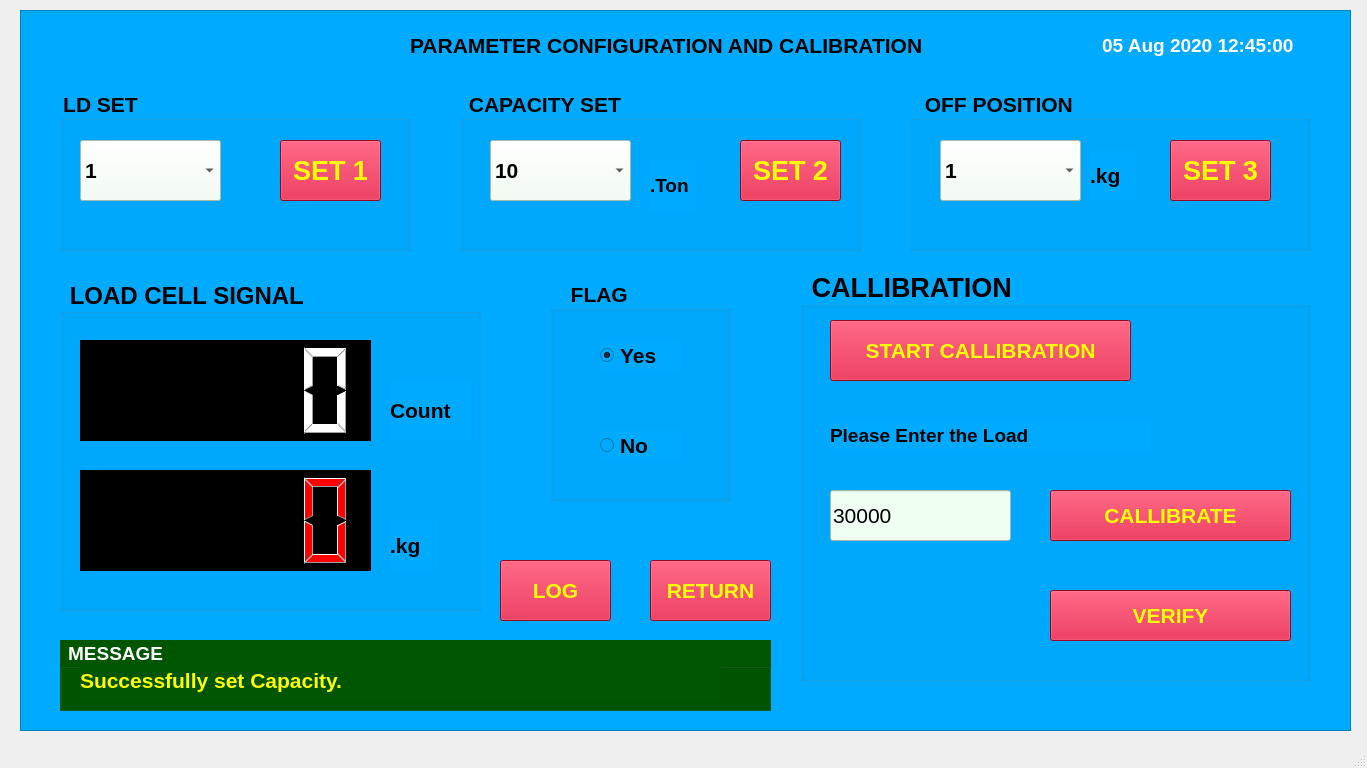
<?xml version="1.0" encoding="UTF-8"?>
<ui version="4.0">
 <class>MainWindow</class>
 <widget class="QMainWindow" name="MainWindow">
  <property name="geometry">
   <rect>
    <x>0</x>
    <y>0</y>
    <width>1367</width>
    <height>768</height>
   </rect>
  </property>
  <property name="baseSize">
   <size>
    <width>0</width>
    <height>0</height>
   </size>
  </property>
  <property name="windowTitle">
   <string>MainWindow</string>
  </property>
  <widget class="QWidget" name="centralwidget">
   <widget class="QFrame" name="frame">
    <property name="geometry">
     <rect>
      <x>20</x>
      <y>10</y>
      <width>1331</width>
      <height>721</height>
     </rect>
    </property>
    <property name="font">
     <font>
      <pointsize>10</pointsize>
     </font>
    </property>
    <property name="styleSheet">
     <string notr="true">background-color: rgb(0, 170, 255);</string>
    </property>
    <property name="frameShape">
     <enum>QFrame::StyledPanel</enum>
    </property>
    <property name="frameShadow">
     <enum>QFrame::Raised</enum>
    </property>
    <widget class="QLabel" name="label_20">
     <property name="geometry">
      <rect>
       <x>1060</x>
       <y>20</y>
       <width>241</width>
       <height>31</height>
      </rect>
     </property>
     <property name="font">
      <font>
       <family>MS Shell Dlg 2</family>
       <pointsize>14</pointsize>
       <weight>75</weight>
       <bold>true</bold>
       <underline>false</underline>
      </font>
     </property>
     <property name="styleSheet">
      <string notr="true">color: rgb(255, 255, 255);</string>
     </property>
     <property name="text">
      <string>05 Aug 2020 12:45:00 </string>
     </property>
     <property name="alignment">
      <set>Qt::AlignCenter</set>
     </property>
    </widget>
    <widget class="QPushButton" name="pushButton_8">
     <property name="geometry">
      <rect>
       <x>480</x>
       <y>550</y>
       <width>111</width>
       <height>61</height>
      </rect>
     </property>
     <property name="font">
      <font>
       <family>Arial</family>
       <pointsize>16</pointsize>
       <weight>75</weight>
       <bold>true</bold>
      </font>
     </property>
     <property name="styleSheet">
      <string notr="true">background-color: rgb(209, 8, 45);
color: rgb(255, 255, 0);</string>
     </property>
     <property name="text">
      <string>LOG</string>
     </property>
    </widget>
    <widget class="QLabel" name="label">
     <property name="geometry">
      <rect>
       <x>390</x>
       <y>10</y>
       <width>541</width>
       <height>51</height>
      </rect>
     </property>
     <property name="font">
      <font>
       <family>Arial</family>
       <pointsize>16</pointsize>
       <weight>75</weight>
       <bold>true</bold>
      </font>
     </property>
     <property name="text">
      <string>PARAMETER CONFIGURATION AND CALIBRATION</string>
     </property>
    </widget>
    <widget class="QGroupBox" name="groupBox">
     <property name="geometry">
      <rect>
       <x>440</x>
       <y>80</y>
       <width>401</width>
       <height>161</height>
      </rect>
     </property>
     <property name="font">
      <font>
       <family>Arial</family>
       <pointsize>16</pointsize>
       <weight>75</weight>
       <bold>true</bold>
      </font>
     </property>
     <property name="styleSheet">
      <string notr="true">color: rgb(0, 0, 0);
border-color: rgb(0, 0, 0);</string>
     </property>
     <property name="title">
      <string> CAPACITY SET</string>
     </property>
     <widget class="QLabel" name="label_5">
      <property name="geometry">
       <rect>
        <x>190</x>
        <y>70</y>
        <width>47</width>
        <height>51</height>
       </rect>
      </property>
      <property name="font">
       <font>
        <family>Arial</family>
        <pointsize>14</pointsize>
        <weight>75</weight>
        <bold>true</bold>
       </font>
      </property>
      <property name="text">
       <string>.Ton</string>
      </property>
      <property name="alignment">
       <set>Qt::AlignLeading|Qt::AlignLeft|Qt::AlignVCenter</set>
      </property>
     </widget>
     <widget class="QComboBox" name="comboBox">
      <property name="geometry">
       <rect>
        <x>30</x>
        <y>50</y>
        <width>141</width>
        <height>61</height>
       </rect>
      </property>
      <property name="font">
       <font>
        <family>Arial</family>
        <pointsize>16</pointsize>
        <weight>75</weight>
        <bold>true</bold>
       </font>
      </property>
      <property name="styleSheet">
       <string notr="true">background-color: rgb(239, 255, 241);</string>
      </property>
      <item>
       <property name="text">
        <string>10</string>
       </property>
      </item>
      <item>
       <property name="text">
        <string>20</string>
       </property>
      </item>
      <item>
       <property name="text">
        <string>30</string>
       </property>
      </item>
      <item>
       <property name="text">
        <string>40</string>
       </property>
      </item>
      <item>
       <property name="text">
        <string>50</string>
       </property>
      </item>
      <item>
       <property name="text">
        <string>60</string>
       </property>
      </item>
      <item>
       <property name="text">
        <string>70</string>
       </property>
      </item>
      <item>
       <property name="text">
        <string>80</string>
       </property>
      </item>
      <item>
       <property name="text">
        <string>90</string>
       </property>
      </item>
      <item>
       <property name="text">
        <string>100</string>
       </property>
      </item>
     </widget>
     <widget class="QPushButton" name="pushButton_12">
      <property name="geometry">
       <rect>
        <x>280</x>
        <y>50</y>
        <width>101</width>
        <height>61</height>
       </rect>
      </property>
      <property name="font">
       <font>
        <family>Arial</family>
        <pointsize>20</pointsize>
        <weight>75</weight>
        <bold>true</bold>
       </font>
      </property>
      <property name="styleSheet">
       <string notr="true">background-color: rgb(209, 8, 45);
color: rgb(255, 255, 0);</string>
      </property>
      <property name="text">
       <string>SET 2</string>
      </property>
     </widget>
    </widget>
    <widget class="QGroupBox" name="groupBox_2">
     <property name="geometry">
      <rect>
       <x>40</x>
       <y>80</y>
       <width>351</width>
       <height>161</height>
      </rect>
     </property>
     <property name="font">
      <font>
       <family>Arial</family>
       <pointsize>16</pointsize>
       <weight>75</weight>
       <bold>true</bold>
      </font>
     </property>
     <property name="styleSheet">
      <string notr="true">color: rgb(0, 0, 0);
border-color: rgb(0, 0, 0);</string>
     </property>
     <property name="title">
      <string>LD SET</string>
     </property>
     <widget class="QComboBox" name="comboBox_2">
      <property name="geometry">
       <rect>
        <x>20</x>
        <y>50</y>
        <width>141</width>
        <height>61</height>
       </rect>
      </property>
      <property name="font">
       <font>
        <family>Arial</family>
        <pointsize>16</pointsize>
        <weight>75</weight>
        <bold>true</bold>
       </font>
      </property>
      <property name="styleSheet">
       <string notr="true">background-color: rgb(239, 255, 241);</string>
      </property>
      <item>
       <property name="text">
        <string>1</string>
       </property>
      </item>
      <item>
       <property name="text">
        <string>2</string>
       </property>
      </item>
      <item>
       <property name="text">
        <string>5</string>
       </property>
      </item>
      <item>
       <property name="text">
        <string>10</string>
       </property>
      </item>
      <item>
       <property name="text">
        <string>15</string>
       </property>
      </item>
      <item>
       <property name="text">
        <string>20</string>
       </property>
      </item>
      <item>
       <property name="text">
        <string>50</string>
       </property>
      </item>
     </widget>
     <widget class="QPushButton" name="pushButton_10">
      <property name="geometry">
       <rect>
        <x>220</x>
        <y>50</y>
        <width>101</width>
        <height>61</height>
       </rect>
      </property>
      <property name="font">
       <font>
        <family>Arial</family>
        <pointsize>20</pointsize>
        <weight>75</weight>
        <bold>true</bold>
       </font>
      </property>
      <property name="styleSheet">
       <string notr="true">background-color: rgb(209, 8, 45);
color: rgb(255, 255, 0);</string>
      </property>
      <property name="text">
       <string>SET 1</string>
      </property>
     </widget>
    </widget>
    <widget class="QGroupBox" name="groupBox_3">
     <property name="geometry">
      <rect>
       <x>890</x>
       <y>80</y>
       <width>401</width>
       <height>161</height>
      </rect>
     </property>
     <property name="font">
      <font>
       <family>Arial</family>
       <pointsize>16</pointsize>
       <weight>75</weight>
       <bold>true</bold>
      </font>
     </property>
     <property name="styleSheet">
      <string notr="true">color: rgb(0, 0, 0);
border-color: rgb(0, 0, 0);</string>
     </property>
     <property name="title">
      <string>  OFF POSITION</string>
     </property>
     <widget class="QComboBox" name="comboBox_3">
      <property name="geometry">
       <rect>
        <x>30</x>
        <y>50</y>
        <width>141</width>
        <height>61</height>
       </rect>
      </property>
      <property name="font">
       <font>
        <family>Arial</family>
        <pointsize>16</pointsize>
        <weight>75</weight>
        <bold>true</bold>
       </font>
      </property>
      <property name="styleSheet">
       <string notr="true">background-color: rgb(239, 255, 241);</string>
      </property>
      <item>
       <property name="text">
        <string>1</string>
       </property>
      </item>
      <item>
       <property name="text">
        <string>2</string>
       </property>
      </item>
      <item>
       <property name="text">
        <string>5</string>
       </property>
      </item>
      <item>
       <property name="text">
        <string>10</string>
       </property>
      </item>
      <item>
       <property name="text">
        <string>15</string>
       </property>
      </item>
      <item>
       <property name="text">
        <string>20</string>
       </property>
      </item>
      <item>
       <property name="text">
        <string>50</string>
       </property>
      </item>
     </widget>
     <widget class="QPushButton" name="pushButton_11">
      <property name="geometry">
       <rect>
        <x>260</x>
        <y>50</y>
        <width>101</width>
        <height>61</height>
       </rect>
      </property>
      <property name="font">
       <font>
        <family>Arial</family>
        <pointsize>20</pointsize>
        <weight>75</weight>
        <bold>true</bold>
       </font>
      </property>
      <property name="styleSheet">
       <string notr="true">background-color: rgb(209, 8, 45);
color: rgb(255, 255, 0);</string>
      </property>
      <property name="text">
       <string>SET 3</string>
      </property>
     </widget>
     <widget class="QLabel" name="label_7">
      <property name="geometry">
       <rect>
        <x>180</x>
        <y>60</y>
        <width>47</width>
        <height>51</height>
       </rect>
      </property>
      <property name="font">
       <font>
        <family>Arial</family>
        <pointsize>16</pointsize>
        <weight>75</weight>
        <bold>true</bold>
       </font>
      </property>
      <property name="text">
       <string>.kg</string>
      </property>
     </widget>
    </widget>
    <widget class="QGroupBox" name="groupBox_6">
     <property name="geometry">
      <rect>
       <x>40</x>
       <y>270</y>
       <width>421</width>
       <height>331</height>
      </rect>
     </property>
     <property name="font">
      <font>
       <family>Arial</family>
       <pointsize>18</pointsize>
       <weight>75</weight>
       <bold>true</bold>
      </font>
     </property>
     <property name="styleSheet">
      <string notr="true">color: rgb(0, 0, 0);
border-color: rgb(0, 0, 0);</string>
     </property>
     <property name="title">
      <string> LOAD CELL SIGNAL</string>
     </property>
     <widget class="QLCDNumber" name="lcdNumber">
      <property name="geometry">
       <rect>
        <x>20</x>
        <y>60</y>
        <width>291</width>
        <height>101</height>
       </rect>
      </property>
      <property name="font">
       <font>
        <family>MS Sans Serif</family>
        <pointsize>10</pointsize>
        <weight>50</weight>
        <italic>false</italic>
        <bold>false</bold>
       </font>
      </property>
      <property name="styleSheet">
       <string notr="true">background-color: rgb(0, 0, 0);
font: 10pt &quot;MS Sans Serif&quot;;
color: rgb(255, 255, 255);</string>
      </property>
     </widget>
     <widget class="QLabel" name="label_4">
      <property name="geometry">
       <rect>
        <x>330</x>
        <y>240</y>
        <width>47</width>
        <height>51</height>
       </rect>
      </property>
      <property name="font">
       <font>
        <family>Arial</family>
        <pointsize>16</pointsize>
        <weight>75</weight>
        <bold>true</bold>
       </font>
      </property>
      <property name="text">
       <string>.kg</string>
      </property>
     </widget>
     <widget class="QLabel" name="label_6">
      <property name="geometry">
       <rect>
        <x>330</x>
        <y>100</y>
        <width>81</width>
        <height>61</height>
       </rect>
      </property>
      <property name="font">
       <font>
        <family>Arial</family>
        <pointsize>16</pointsize>
        <weight>75</weight>
        <bold>true</bold>
       </font>
      </property>
      <property name="text">
       <string>Count</string>
      </property>
     </widget>
     <widget class="QLCDNumber" name="lcdNumber_2">
      <property name="geometry">
       <rect>
        <x>20</x>
        <y>190</y>
        <width>291</width>
        <height>101</height>
       </rect>
      </property>
      <property name="font">
       <font>
        <family>MS Sans Serif</family>
        <pointsize>10</pointsize>
        <weight>50</weight>
        <italic>false</italic>
        <bold>false</bold>
       </font>
      </property>
      <property name="styleSheet">
       <string notr="true">background-color: rgb(0, 0, 0);

font: 10pt &quot;MS Sans Serif&quot;;
color: rgb(255, 0, 0);
border-color: rgb(255, 0, 0);</string>
      </property>
     </widget>
    </widget>
    <widget class="QGroupBox" name="groupBox_4">
     <property name="geometry">
      <rect>
       <x>780</x>
       <y>260</y>
       <width>511</width>
       <height>411</height>
      </rect>
     </property>
     <property name="font">
      <font>
       <family>Arial</family>
       <pointsize>20</pointsize>
       <weight>75</weight>
       <bold>true</bold>
      </font>
     </property>
     <property name="styleSheet">
      <string notr="true">color: rgb(0, 0, 0);
border-color: rgb(0, 0, 0);</string>
     </property>
     <property name="title">
      <string> CALLIBRATION</string>
     </property>
     <widget class="QPushButton" name="pushButton_14">
      <property name="geometry">
       <rect>
        <x>30</x>
        <y>50</y>
        <width>301</width>
        <height>61</height>
       </rect>
      </property>
      <property name="font">
       <font>
        <family>Arial</family>
        <pointsize>16</pointsize>
        <weight>75</weight>
        <bold>true</bold>
       </font>
      </property>
      <property name="styleSheet">
       <string notr="true">background-color: rgb(209, 8, 45);
color: rgb(255, 255, 0);</string>
      </property>
      <property name="text">
       <string>START CALLIBRATION</string>
      </property>
     </widget>
     <widget class="QPushButton" name="pushButton_16">
      <property name="geometry">
       <rect>
        <x>250</x>
        <y>320</y>
        <width>241</width>
        <height>51</height>
       </rect>
      </property>
      <property name="font">
       <font>
        <family>Arial</family>
        <pointsize>16</pointsize>
        <weight>75</weight>
        <bold>true</bold>
       </font>
      </property>
      <property name="styleSheet">
       <string notr="true">background-color: rgb(209, 8, 45);
color: rgb(255, 255, 0);</string>
      </property>
      <property name="text">
       <string>VERIFY</string>
      </property>
     </widget>
     <widget class="QLabel" name="label_41">
      <property name="geometry">
       <rect>
        <x>30</x>
        <y>150</y>
        <width>321</width>
        <height>31</height>
       </rect>
      </property>
      <property name="font">
       <font>
        <family>Arial</family>
        <pointsize>14</pointsize>
        <weight>75</weight>
        <bold>true</bold>
       </font>
      </property>
      <property name="styleSheet">
       <string notr="true"/>
      </property>
      <property name="text">
       <string>Please Enter the Load</string>
      </property>
      <property name="alignment">
       <set>Qt::AlignLeading|Qt::AlignLeft|Qt::AlignVCenter</set>
      </property>
     </widget>
     <widget class="QLineEdit" name="lineEdit">
      <property name="geometry">
       <rect>
        <x>30</x>
        <y>220</y>
        <width>181</width>
        <height>51</height>
       </rect>
      </property>
      <property name="font">
       <font>
        <family>Arial</family>
        <pointsize>16</pointsize>
       </font>
      </property>
      <property name="styleSheet">
       <string notr="true">background-color: rgb(239, 255, 241);</string>
      </property>
      <property name="text">
       <string>30000</string>
      </property>
     </widget>
     <widget class="QPushButton" name="pushButton_17">
      <property name="geometry">
       <rect>
        <x>250</x>
        <y>220</y>
        <width>241</width>
        <height>51</height>
       </rect>
      </property>
      <property name="font">
       <font>
        <family>Arial</family>
        <pointsize>16</pointsize>
        <weight>75</weight>
        <bold>true</bold>
       </font>
      </property>
      <property name="styleSheet">
       <string notr="true">background-color: rgb(209, 8, 45);
color: rgb(255, 255, 0);</string>
      </property>
      <property name="text">
       <string>CALLIBRATE</string>
      </property>
     </widget>
    </widget>
    <widget class="QGroupBox" name="groupBox_5">
     <property name="geometry">
      <rect>
       <x>530</x>
       <y>270</y>
       <width>181</width>
       <height>221</height>
      </rect>
     </property>
     <property name="font">
      <font>
       <family>Arial</family>
       <pointsize>16</pointsize>
       <weight>75</weight>
       <bold>true</bold>
      </font>
     </property>
     <property name="styleSheet">
      <string notr="true">color: rgb(0, 0, 0);
border-color: rgb(0, 0, 0);</string>
     </property>
     <property name="title">
      <string>   FLAG</string>
     </property>
     <widget class="QRadioButton" name="radioButton">
      <property name="geometry">
       <rect>
        <x>50</x>
        <y>60</y>
        <width>82</width>
        <height>31</height>
       </rect>
      </property>
      <property name="font">
       <font>
        <family>Arial</family>
        <pointsize>16</pointsize>
        <weight>75</weight>
        <bold>true</bold>
       </font>
      </property>
      <property name="text">
       <string>Yes</string>
      </property>
      <property name="checked">
       <bool>true</bool>
      </property>
     </widget>
     <widget class="QRadioButton" name="radioButton_2">
      <property name="geometry">
       <rect>
        <x>50</x>
        <y>150</y>
        <width>82</width>
        <height>31</height>
       </rect>
      </property>
      <property name="font">
       <font>
        <family>Arial</family>
        <pointsize>16</pointsize>
        <weight>75</weight>
        <bold>true</bold>
       </font>
      </property>
      <property name="text">
       <string>No</string>
      </property>
     </widget>
    </widget>
    <widget class="QPushButton" name="pushButton_9">
     <property name="geometry">
      <rect>
       <x>630</x>
       <y>550</y>
       <width>121</width>
       <height>61</height>
      </rect>
     </property>
     <property name="font">
      <font>
       <family>Arial</family>
       <pointsize>16</pointsize>
       <weight>75</weight>
       <bold>true</bold>
      </font>
     </property>
     <property name="styleSheet">
      <string notr="true">background-color: rgb(209, 8, 45);
color: rgb(255, 255, 0);</string>
     </property>
     <property name="text">
      <string>RETURN</string>
     </property>
    </widget>
    <widget class="QGroupBox" name="groupBox_7">
     <property name="geometry">
      <rect>
       <x>40</x>
       <y>630</y>
       <width>711</width>
       <height>71</height>
      </rect>
     </property>
     <property name="font">
      <font>
       <family>Arial</family>
       <pointsize>14</pointsize>
       <weight>75</weight>
       <bold>true</bold>
      </font>
     </property>
     <property name="styleSheet">
      <string notr="true">background-color: rgb(0, 85, 0);
color: rgb(255, 255, 255);</string>
     </property>
     <property name="title">
      <string> MESSAGE</string>
     </property>
     <widget class="QLabel" name="label_44">
      <property name="geometry">
       <rect>
        <x>20</x>
        <y>20</y>
        <width>641</width>
        <height>41</height>
       </rect>
      </property>
      <property name="font">
       <font>
        <pointsize>16</pointsize>
        <weight>75</weight>
        <bold>true</bold>
       </font>
      </property>
      <property name="styleSheet">
       <string notr="true">color: rgb(255, 255, 0);</string>
      </property>
      <property name="text">
       <string>Successfully set Capacity.</string>
      </property>
      <property name="alignment">
       <set>Qt::AlignLeading|Qt::AlignLeft|Qt::AlignVCenter</set>
      </property>
     </widget>
    </widget>
   </widget>
  </widget>
  <widget class="QMenuBar" name="menubar">
   <property name="geometry">
    <rect>
     <x>0</x>
     <y>0</y>
     <width>1367</width>
     <height>21</height>
    </rect>
   </property>
  </widget>
  <widget class="QStatusBar" name="statusbar"/>
 </widget>
 <resources/>
 <connections/>
</ui>
